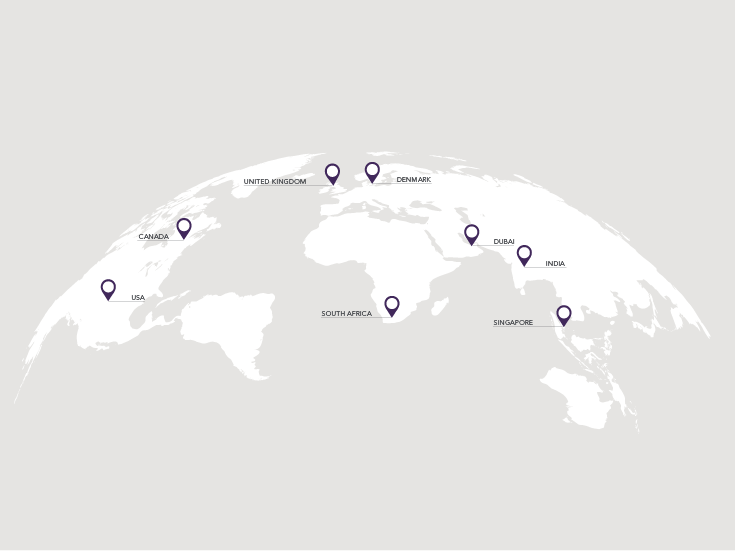
#> input picture client/tourism-landing-staging/images/global/world-map-arc-ref.png, 735 x 551 px, found by its file name
$ python build-global-reach-arc.py
#> lines starting #> are read from the running program, lines starting #| are printed output that depends on the picture; after the words box and inside, x2 and y2 are one past the last pixel; in counts of white or black regions, pixels touching at a corner belong together
from collections import deque
from pathlib import Path

import numpy as np
from PIL import Image

ROOT = Path(__file__).resolve().parents[1]
REF = ROOT / "public/destination-marketing-agency/images/global/world-map-arc-ref.png"
OUT = ROOT / "public/destination-marketing-agency/images/global/world-map-arc.png"
OCEAN = np.array([232, 231, 236, 255], dtype=np.uint8)  # #E8E7EC
LAND = np.array([255, 255, 255, 255], dtype=np.uint8)
INDIA_FILL = np.array([91, 33, 182, 255], dtype=np.uint8)
INDIA_SEED = (520, 268)
INDIA_BOX = None
INDIA_DIST = 32
CROP_Y0, CROP_Y1 = 138, 368
OUT_W = 1600
PINS = {
    "UNITED KINGDOM": (332, 173),
    "PORTUGAL": (308, 235),
    "UNITED ARAB EMIRATES": (471, 234),
    "ZAMBIA": (395, 285),
    "SINGAPORE": (563, 315),
}
HUB = (523, 255)


def flood(mask, seed, box=None, max_dist=None):
    h, w = mask.shape
    sx, sy = seed
    if not (0 <= sx < w and 0 <= sy < h and mask[sy, sx]):
        return np.zeros_like(mask)
    x0, y0, x1, y1 = box if box else (0, 0, w, h)
    seen = np.zeros_like(mask)
    dist = np.full(mask.shape, -1, dtype=np.int16)
    q = deque([(sx, sy)])
    seen[sy, sx] = True
    dist[sy, sx] = 0
    while q:
        x, y = q.popleft()
        d = dist[y, x]
        if max_dist is not None and d >= max_dist:
            continue
        for nx, ny in ((x + 1, y), (x - 1, y), (x, y + 1), (x, y - 1)):
            if x0 <= nx < x1 and y0 <= ny < y1 and mask[ny, nx] and not seen[ny, nx]:
                seen[ny, nx] = True
                dist[ny, nx] = d + 1
                q.append((nx, ny))
    return seen


def dilate(mask, rad=2):
    out = mask.copy()
    ys, xs = np.where(mask)
    h, w = mask.shape
    for y, x in zip(ys, xs):
        out[max(0, y - rad) : min(h, y + rad + 1), max(0, x - rad) : min(w, x + rad + 1)] = True
    return out


def inpaint(a, ink):
    h, w = ink.shape
    out = a.copy()
    remaining = ink.copy()
    known = ~ink
    for rad in range(3, 24, 3):
        ys, xs = np.where(remaining)
        if not ys.size:
            break
        for y, x in zip(ys, xs):
            y0, y1 = max(0, y - rad), min(h, y + rad + 1)
            x0, x1 = max(0, x - rad), min(w, x + rad + 1)
            keep = known[y0:y1, x0:x1]
            if not keep.any():
                continue
            out[y, x] = np.median(out[y0:y1, x0:x1][keep], axis=0)
            remaining[y, x] = False
            known[y, x] = True
    return out


def main():
    ref = np.array(Image.open(REF).convert("RGBA"))
#> ref is the input picture: shape (551, 735, 4); mean R, G, B, A 231.7, 230.8, 229.1, 254.7
    r = ref[:, :, 0].astype(np.int16)
    g = ref[:, :, 1].astype(np.int16)
    b = ref[:, :, 2].astype(np.int16)
    luma = 0.3 * r + 0.59 * g + 0.11 * b
    near_ocean = (np.abs(r - 229) < 14) & (np.abs(g - 228) < 14) & (np.abs(b - 226) < 14)
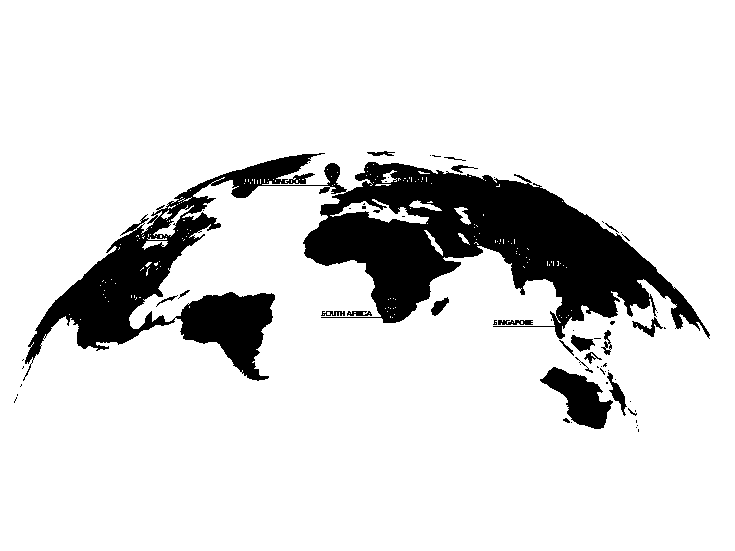
#> near_ocean: shape (551, 735) bool; 86.6% white; 64 black regions (43 under 20 px), largest, box (x1, y1, x2, y2) and area: (23, 153, 710, 381) 50086, (540, 367, 613, 429) 2192, (607, 372, 627, 416) 273
    near_white = luma > 248
#> near_white: shape (551, 735) bool; 12.3% white; 113 white regions (80 under 20 px), largest, box (x1, y1, x2, y2) and area: (303, 164, 710, 338) 29231, (26, 213, 275, 380) 13436, (140, 154, 320, 238) 2483
    ink = ~(near_ocean | near_white)
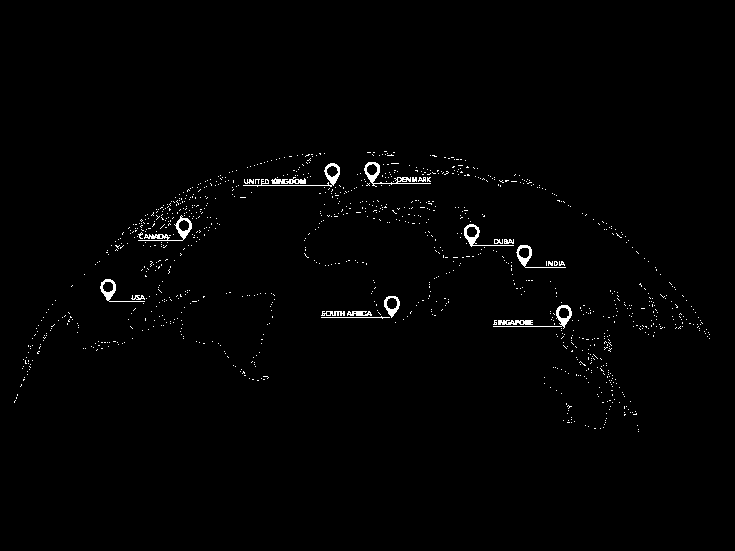
#> ink: shape (551, 735) bool; 1.1% white in thin lines or dots, all inside (x1, y1, x2, y2) = (14, 151, 710, 432)
    cleaned = inpaint(ref, dilate(ink, 4))
#> in dilate, `ys, xs = np.where(mask)`: ys = 4347 values from 151 to 431; xs = 4347 values, max 709 at index 3986, min 14 at index 4286, mean 367.8
#> the loop in dilate, `for y, x in zip(ys, xs):` made 4347 passes
#> (y, x) on passes 1 to 3: (151, 384), (151, 385), (151, 386)
#> after the loop in dilate, `for y, x in zip(ys, xs):`:
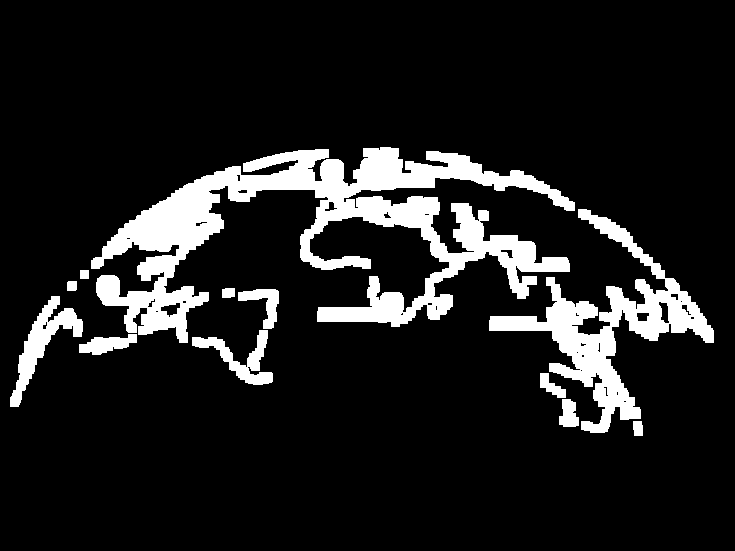
#> out: shape (551, 735) bool; 12% white; 12 white regions, largest, box (x1, y1, x2, y2) and area: (91, 147, 575, 343) 30810, (489, 209, 714, 433) 11559, (10, 296, 83, 407) 2287
#> in inpaint, `h, w = ink.shape`: h = 551; w = 735
#> after the loop in inpaint, `for rad in range(3, 24, 3):`: known: shape (551, 735) bool; every value is 1
#> after the loop in inpaint, `for rad in range(3, 24, 3):`:
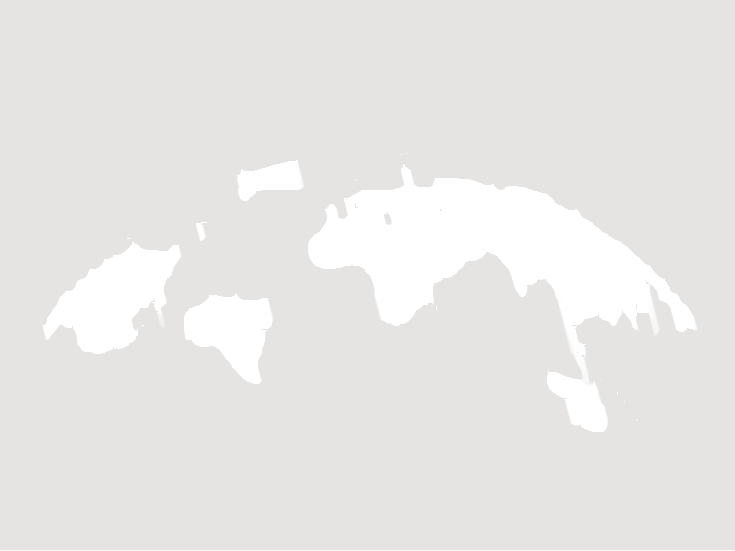
#> out: shape (551, 735, 4); 5.71% of pixels changed, all inside (x1, y1, x2, y2) = (14, 151, 711, 434); transparent parts drawn white
#> after the loop in inpaint, `for rad in range(3, 24, 3):`: remaining: shape (551, 735) bool; 12.03% of pixels changed, all inside (x1, y1, x2, y2) = (10, 147, 714, 436)
    cluma = 0.3 * cleaned[:, :, 0].astype(np.float32) + 0.59 * cleaned[:, :, 1] + 0.11 * cleaned[:, :, 2]
    land = cluma > 245
#> land: shape (551, 735) bool; 12.1% white; 12 white regions (7 under 20 px), largest, box (x1, y1, x2, y2) and area: (308, 164, 697, 432) 34263, (43, 242, 181, 354) 8185, (184, 294, 273, 384) 4893, (237, 160, 303, 201) 1626, (196, 222, 207, 241) 109
    india = dilate(flood(land, INDIA_SEED, max_dist=INDIA_DIST), 2)
#> call 2 of dilate, with rad = 2
#> in dilate (call 2), `out = mask.copy()`:
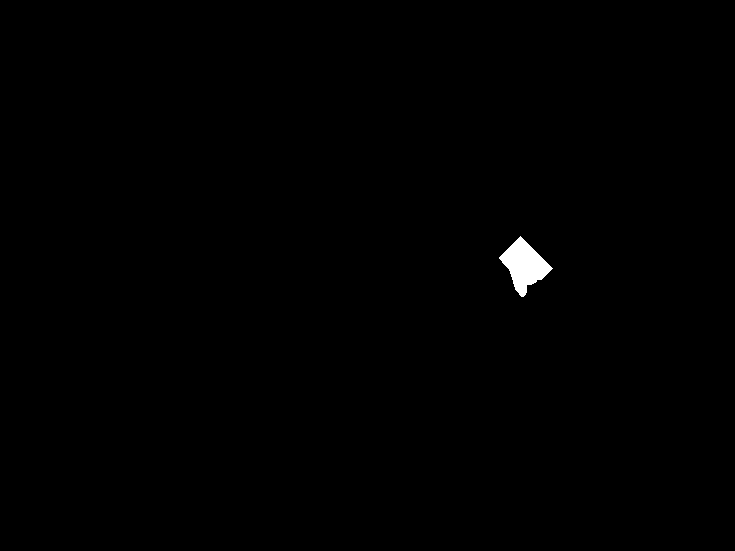
#> out: shape (551, 735) bool; 0.39% white; 1 white region, box (x1, y1, x2, y2) and area: (499, 236, 553, 297) 1599
#> in dilate (call 2), `ys, xs = np.where(mask)`: ys = 1599 values from 236 to 296; xs = 1599 values, max 552 at index 974, min 499 at index 441, mean 524
#> the loop in dilate (call 2), `for y, x in zip(ys, xs):` made 1599 passes
#> (y, x) on passes 1 to 3: (236, 520), (237, 519), (237, 520)
#> after the loop in dilate (call 2), `for y, x in zip(ys, xs):`:
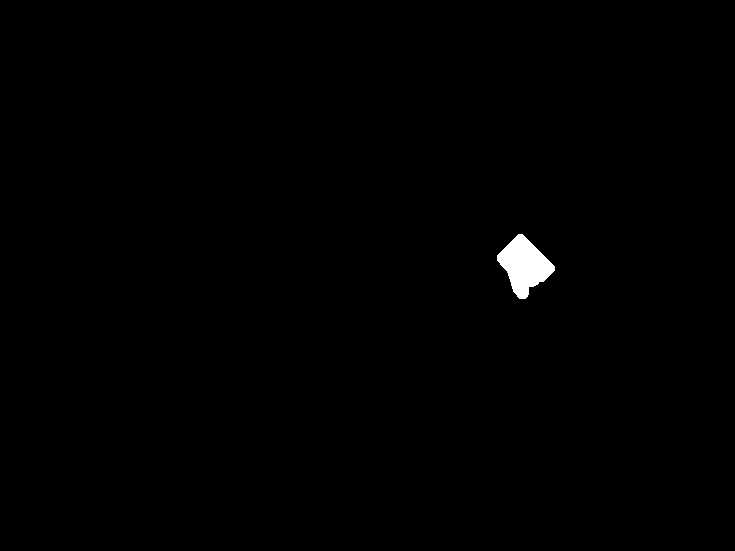
#> out: shape (551, 735) bool; 0.51% white; 1 white region, box (x1, y1, x2, y2) and area: (497, 234, 555, 299) 2075

    out = np.empty_like(cleaned)
    out[:] = OCEAN
    out[land] = LAND
    out[india] = INDIA_FILL

    crop = Image.fromarray(out).crop((0, CROP_Y0, ref.shape[1], CROP_Y1))
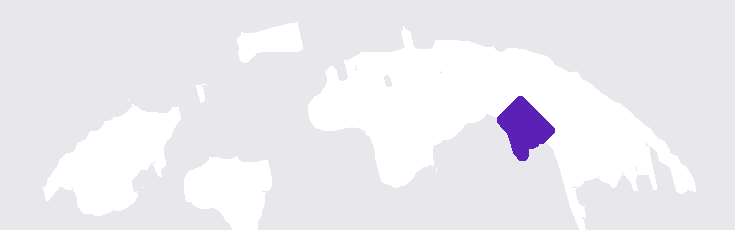
#> crop: PIL image 735x230 RGBA; mean R, G, B, A 236.4, 234.9, 240.4, 255
#> out: shape (551, 735, 4)
    out_h = round(OUT_W * crop.height / crop.width)
#> out_h = 501
    im = crop.resize((OUT_W, out_h), Image.LANCZOS)
    scale = OUT_W / ref.shape[1]
#> scale = 2.18
    hx, hy = round(HUB[0] * scale), round((HUB[1] - CROP_Y0) * scale)
#> hx = 1139; hy = 255
    im.save(OUT, "PNG")
    print(f"saved {OUT} {im.size} scale={scale:.3f}")
#| saved client/public/destination-marketing-agency/images/global/world-map-arc.png (1600, 501) scale=2.177
    print(f"viewBox 0 0 {im.size[0]} {im.size[1]}")
#| viewBox 0 0 1600 501
    print(f"hub {hx},{hy}")
#| hub 1139,255
    for name, (px, py) in PINS.items():
        print(f"{name} {round(px * scale)},{round((py - CROP_Y0) * scale)}")


if __name__ == "__main__":
    main()
